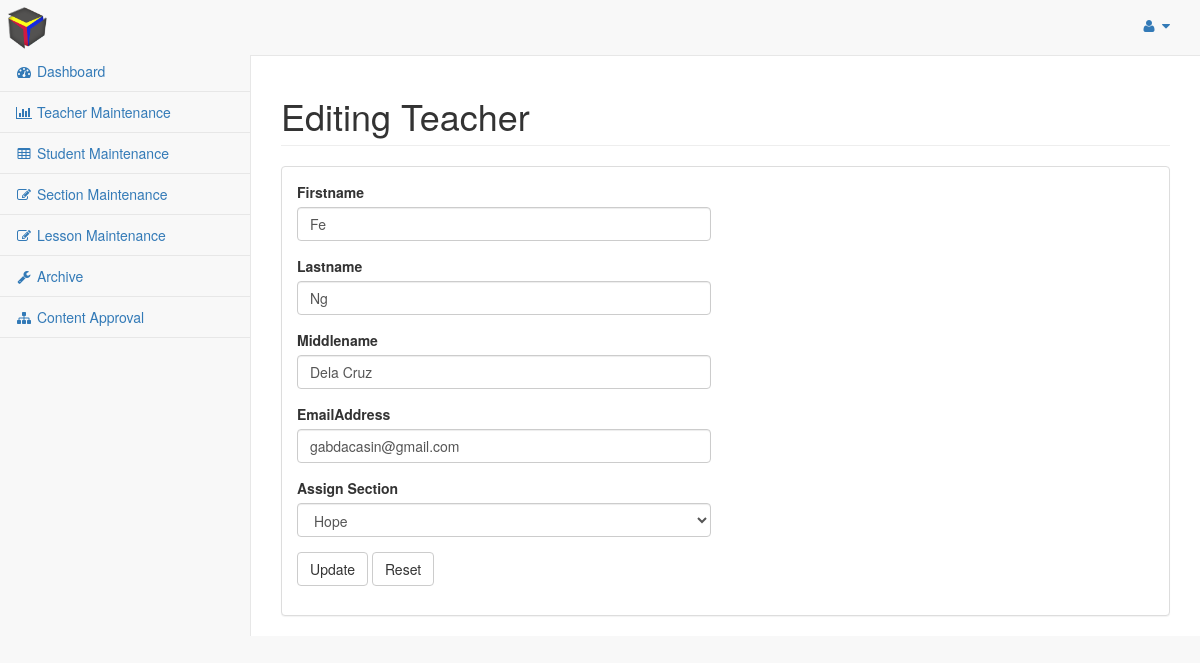
/admin/editteacher.php?TeacherID=1, run on the app's committed database.
### tables this page shows
CREATE TABLE `teacher_login` (
  `TeacherID` int(10) NOT NULL DEFAULT '0',
  `Username` varchar(20) NOT NULL,
  `Password` varchar(20) DEFAULT NULL,
  `Firstname` varchar(20) DEFAULT NULL,
  `Lastname` varchar(20) DEFAULT NULL,
  `Middlename` varchar(20) DEFAULT NULL,
  `TeacherImage` varchar(100) DEFAULT NULL,
  `Email` varchar(20) DEFAULT NULL,
  `Section` varchar(20) DEFAULT NULL,
  `Active` varchar(255) DEFAULT NULL,
  PRIMARY KEY (`TeacherID`,`Username`)
);

### admin/editteacher.php (the view, shortened to what this page needs)
<?php
$teachid = $_GET['TeacherID'];
$o = "SELECT TeacherID,Firstname,Lastname,Middlename,Email,Section from teacher_login where TeacherID = $teachid ";
$result = mysql_query($o);
    while($o = mysql_fetch_array($result)){
                $fname = $o['Firstname'];
                $lname = $o['Lastname'];
                $mname = $o['Middlename'];
                $email = $o['Email'];
            }
?>
<html lang="en">
<head>
    <link href="./bower_components/bootstrap/dist/css/bootstrap.min.css" rel="stylesheet">
    <link href="./bower_components/metisMenu/dist/metisMenu.min.css" rel="stylesheet">
    <link href="./dist/css/timeline.css" rel="stylesheet">
    <link href="./dist/css/sb-admin-2.css" rel="stylesheet">
    <link href="./bower_components/morrisjs/morris.css" rel="stylesheet">
    <link href="./bower_components/font-awesome/css/font-awesome.min.css" rel="stylesheet" type="text/css">
</head>
<body>
    <div id="wrapper">
        <nav class="navbar navbar-default navbar-static-top" role="navigation" style="margin-bottom: 0">
            <div class="navbar-header">
                <a href="index.php"><img src="../images/MathBox.png" height="55" width="55"></a>
            </div>
            <ul class="nav navbar-top-links navbar-right">
                <li class="dropdown">
                    <a class="dropdown-toggle" data-toggle="dropdown" href="#">
                        <i class="fa fa-user fa-fw"></i>  <i class="fa fa-caret-down"></i>
                    </a>
                </li>
            </ul>
            <div class="navbar-default sidebar" role="navigation">
                <div class="sidebar-nav navbar-collapse">
                    <ul class="nav" id="side-menu">
                        <li>
                            <a href="dashboard.php"><i class="fa fa-dashboard fa-fw"></i> Dashboard</a>
                        </li>
                        <li>
                            <a href="teachermaintenance.php"><i class="fa fa-bar-chart-o fa-fw"></i> Teacher Maintenance</a>
                        </li>
                        <li>
                            <a href="studentmaintenance.php"><i class="fa fa-table fa-fw"></i> Student Maintenance</a>
                        </li>
                        <li>
                            <a href="sectionmaintenance.php"><i class="fa fa-edit fa-fw"></i> Section Maintenance</a>
                        </li>
                        <li>
                            <a href="lessonmaintenance.php"><i class="fa fa-edit fa-fw"></i> Lesson Maintenance</a>
                        </li>
                        <li>
                            <a href="archive.php"><i class="fa fa-wrench fa-fw"></i> Archive</a>
                        </li>
                        <li>
                            <a href="contentapproval.php"><i class="fa fa-sitemap fa-fw"></i> Content Approval</a>
                        </li>
                    </ul>
                </div>
            </div>
        </nav>
                <div id="page-wrapper">
            <div class="row">
                <div class="col-lg-12">
                    <h1 class="page-header">Editing Teacher</h1>
                </div>
            </div>
            <div class="row">
                <div class="col-lg-12">
                    <div class="panel panel-default">
                        <div class="panel-body">
                            <div class="row">
                                <div class="col-lg-6">
                                    <form method="POST" action="editteacherexe.php">
                                        <div class="form-group">
                                            <label>Firstname</label>
                                            <input name="firstname" class="form-control" value="<?php echo $fname ?>">
                                        </div>
                                        <div class="form-group">
                                            <label>Lastname</label>
                                            <input name="lastname" class="form-control" value="<?php echo $lname ?>">
                                        </div>
                                        <div class="form-group">
                                            <label>Middlename</label>
                                            <input name="middlename" class="form-control" value="<?php echo $mname ?>">
                                        </div>
                                        <div class="form-group">
                                            <label>EmailAddress</label>
                                            <input name="email" class="form-control" value="<?php echo $email ?>">
                                        </div>
                                        <div class="form-group">
                                            <label>Assign Section</label>
                                            <select class="form-control" name="section">
                                                <?php
                                                    $qry = "SELECT Section from tblsection";
                                                    $rsl = mysql_query($qry);
                                                    while($qry = mysql_fetch_array($rsl)){
                                                        $Section = $qry['Section'];
                                                        ?>
                                                <option>
                                                    <?php echo $Section; ?>
                                                </option>
                                                        <?php
                                                    }
                                                ?>
                                            </select>
                                        </div>
                                        <button type="submit" name="submit" class="btn btn-default">Update</button>
                                        <button type="reset" class="btn btn-default">Reset</button>
                                    </form>
                                </div>
                            </div>
                    </div>
                </div>
            </div>
        </div>
    </div>
    </div>
</body>
</html>

### data on the page
teacher_login: firstname "Fe", lastname "Ng", middlename "Dela Cruz", email "gabdacasin@gmail.com"

### other printed values
form field section "Hope"
